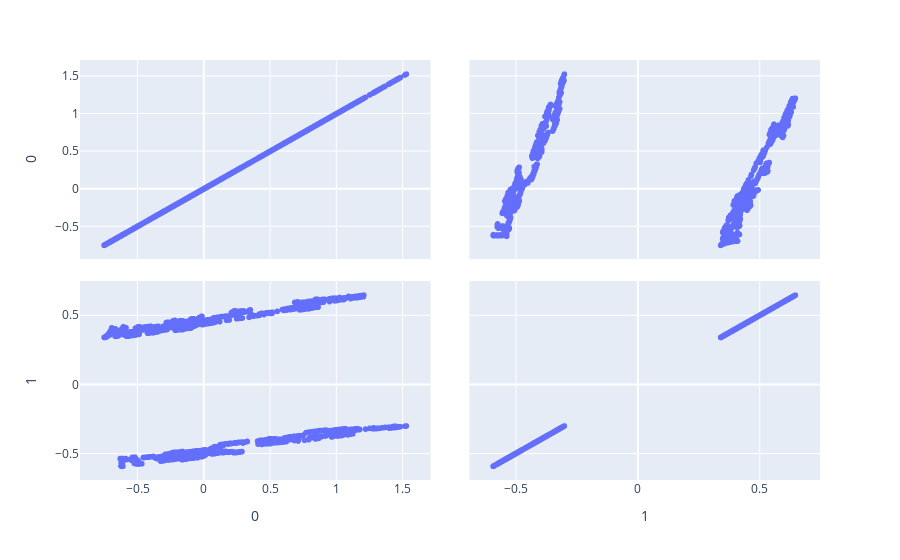

Notebook source saved alongside this figure:
### Markdown cell above
#### Use a suitable graph/chart/visualization technique to describe the two PCs

### Code cell
import plotly.express as px

fig = px.scatter_matrix(reduced)
fig.show()

### Figure 1 — Plotly figure (JSON) as saved in the notebook; plotly's stock layout.template omitted (floating-point values rounded to 4 significant figures; data arrays with more than 128 entries replaced by an {"elided": "..."} marker saying what was removed)
{"data": [{"dimensions": [{"axis": {"matches": true}, "label": "0", "values": {"elided": "2519 float values"}}, {"axis": {"matches": true}, "label": "1", "values": {"elided": "2519 float values"}}], "hovertemplate": "%{xaxis.title.text}=%{x}<br>%{yaxis.title.text}=%{y}<extra></extra>", "legendgroup": "", "marker": {"color": "#636efa", "symbol": "circle"}, "name": "", "showlegend": false, "type": "splom"}], "layout": {"dragmode": "select", "legend": {"tracegroupgap": 0}, "margin": {"t": 60}}}
